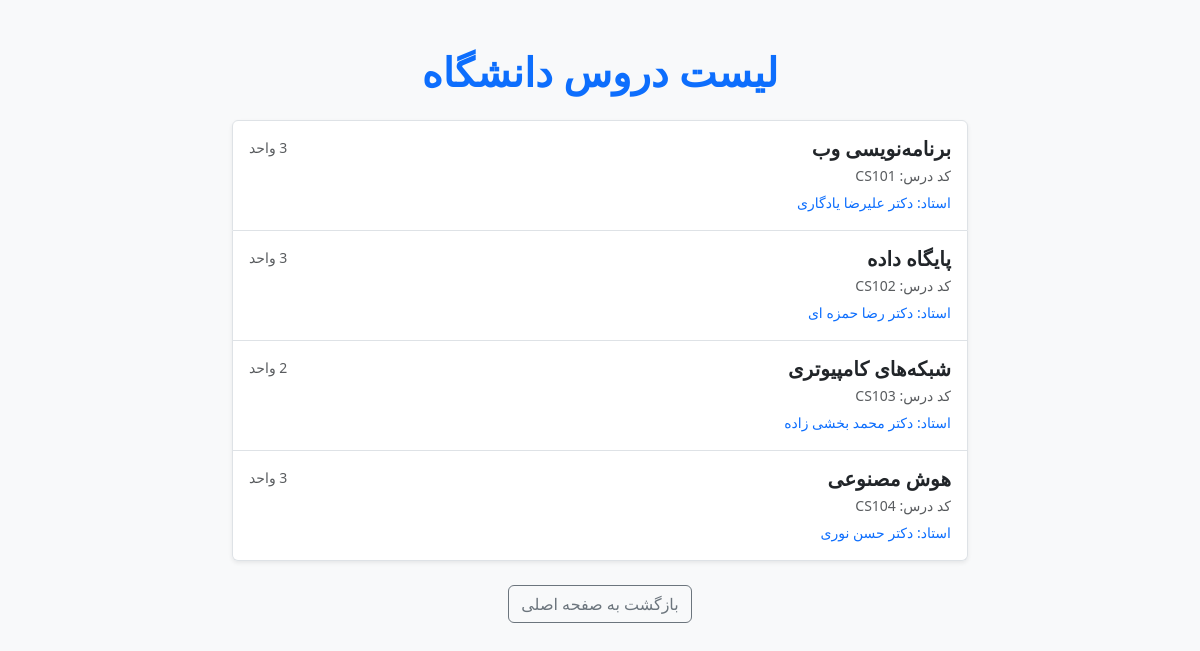
The page /computer/courses/ on the database its author committed.
### computer/models.py (models this page shows, shortened)
class Course(models.Model):
    title = models.CharField(max_length=100, verbose_name="عنوان درس")
    code = models.CharField(max_length=10, unique=True, verbose_name="کد درس")
    units = models.PositiveIntegerField(default=3, verbose_name="تعداد واحد")
    description = models.TextField(blank=True, verbose_name="توضیحات")
    professor = models.ForeignKey(
        Professor,
        on_delete=models.CASCADE,
        related_name="courses",
        verbose_name="استاد",
        null=True,
        blank=True
    )
    students = models.ManyToManyField(Student, related_name="courses", blank=True, verbose_name="دانشجویان")
    class Meta:
        verbose_name = "درس"
        verbose_name_plural = "دروس"

class Professor(models.Model):
    first_name = models.CharField(max_length=50, verbose_name="نام")
    last_name = models.CharField(max_length=50, verbose_name="نام خانوادگی")
    national_code = models.CharField(max_length=10, unique=True, verbose_name="کد ملی")
    email = models.EmailField(verbose_name="ایمیل")
    department = models.CharField(max_length=100, verbose_name="دانشکده")
    class Meta:
        verbose_name = "استاد"
        verbose_name_plural = "اساتید"

### computer/views.py (the view)
# urls.py: path('courses/', views.CourseListView.as_view(), name='course_list'),
class CourseListView(ListView):
    model = Course
    template_name = 'computer/course_list.html'
    context_object_name = 'courses'

### computer/templates/computer/course_list.html (shortened to what this page needs)
<!DOCTYPE html>
<html lang="fa" dir="rtl">
<head>
    <link href="https://cdn.jsdelivr.net/npm/bootstrap@5.3.3/dist/css/bootstrap.rtl.min.css" rel="stylesheet">
</head>
<body class="bg-light">
<div class="container mt-5">
    <h1 class="text-primary fw-bold mb-4 text-center">لیست دروس دانشگاه</h1>
    <div class="row justify-content-center">
        <div class="col-md-8">
            <div class="list-group shadow-sm">
                {% for course in courses %}
                    <a href="{% url 'computer:course_detail' course.pk %}" class="list-group-item list-group-item-action py-3">
                        <div class="d-flex w-100 justify-content-between">
                            <h5 class="mb-1 fw-bold text-dark">{{ course.title }}</h5>
                            <small class="text-muted">{{ course.units }} واحد</small>
                        </div>
                        <p class="mb-1 text-muted small">کد درس: {{ course.code }}</p>
                        <small class="text-primary">
                            {% if course.professor %}
                                استاد: دکتر {{ course.professor.first_name }} {{ course.professor.last_name }}
                            {% else %}
                                استاد تعیین نشده
                            {% endif %}
                        </small>
                    </a>
                {% empty %}
                    <div class="list-group-item text-center text-muted py-4">
                        هیچ درسی در سیستم ثبت نشده است.
                    </div>
                {% endfor %}
            </div>
            <div class="text-center mt-4">
                <a href="{% url 'computer:home' %}" class="btn btn-outline-secondary">بازگشت به صفحه اصلی</a>
            </div>
        </div>
    </div>
</div>
</body>
</html>

### rows shown on the page
Course: title "برنامه‌نویسی وب", code "CS101", professor.first_name "علیرضا", professor.last_name "یادگاری"
Course: title "پایگاه داده", code "CS102", professor.first_name "رضا", professor.last_name "حمزه ای"
Course: title "شبکه‌های کامپیوتری", code "CS103", professor.first_name "محمد", professor.last_name "بخشی زاده"
Course: title "هوش مصنوعی", code "CS104", professor.first_name "حسن", professor.last_name "نوری"
